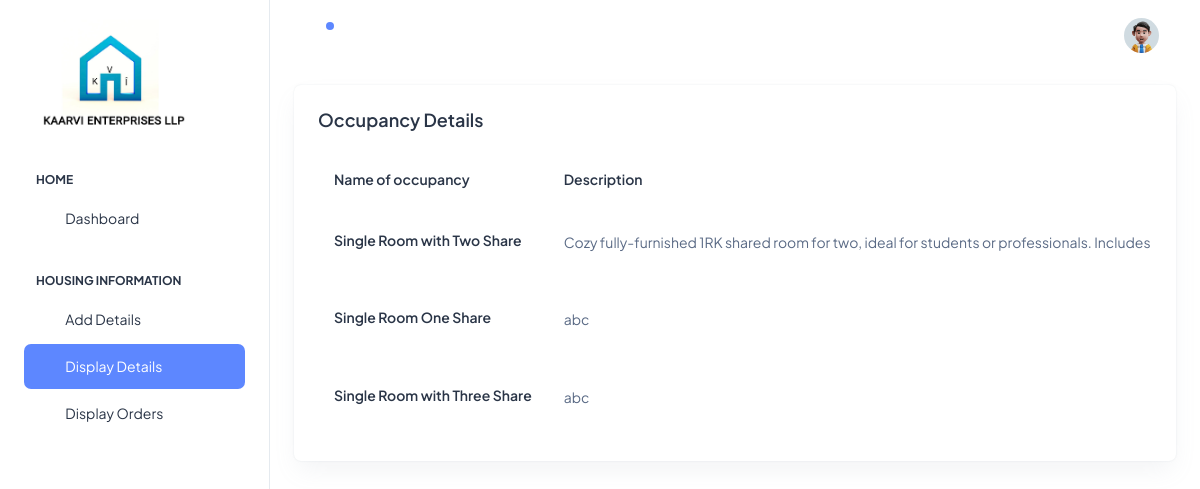
Page /Backend/displaydetails/ on the committed database.
### Backend/models.py (models this page shows)
class DetailsDB(models.Model):
    name = models.CharField(max_length=100, null=True, blank=True)
    description = models.CharField(max_length=500, null=True, blank=True)
    price = models.IntegerField(null=True, blank=True)
    advprice = models.IntegerField(null=True, blank=True)
    roomimage1 = models.ImageField(upload_to="Room_images", null=True, blank=True)
    roomimage2 = models.ImageField(upload_to="Room_images", null=True, blank=True)
    roomimage3 = models.ImageField(upload_to="Room_images", null=True, blank=True)

### Backend/views.py (the view)
# urls.py: path('displaydetails/', views.displaydetails, name='displaydetails'),
def displaydetails(req):
    data = DetailsDB.objects.all()
    return render(req, "displaydetails.html", {'data': data})

### Backend/templates/displaydetails.html (shortened to what this page needs)
<!DOCTYPE html>
<html lang="en">
{% extends 'index.html' %}
{% block content %}
<head>
</head>
<body>
<div class="card w-100">
              <div class="card-body p-4">
                <h5 class="card-title fw-semibold mb-4">Occupancy  Details</h5>
                <div class="table-responsive">
                  <table class="table text-nowrap mb-0 align-middle">
                    <thead class="text-dark fs-4">
                      <tr>
                        <th class="border-bottom-0">
                          <h6 class="fw-semibold mb-0">Name of occupancy</h6>
                        </th>
                        <th class="border-bottom-0">
                          <h6 class="fw-semibold mb-0">Description</h6>
                        </th>
                      </tr>
                    </thead>
                    <tbody>
                    {% for i in data %}
                      <tr>
                        <td class="border-bottom-0">
                            <h6 class="fw-semibold mb-1">{{i.name}}</h6>
                        </td>
                        <td class="border-bottom-0">
                          <p class="mb-0 fw-normal">{{i.description}}</p>
                        </td>
                      </tr>
                     {% endfor %}
                    </tbody>
                  </table>
                </div>
              </div>
            </div>
</body>
</html>
{% endblock %}

### rows in the picture
DetailsDB: name "Single Room with Two Share", description "Cozy fully-furnished 1RK shared room for two, ideal for students or professionals. Includes…"
DetailsDB: name "Single Room One Share", description "abc"
DetailsDB: name "Single Room with Three Share", description "abc"
